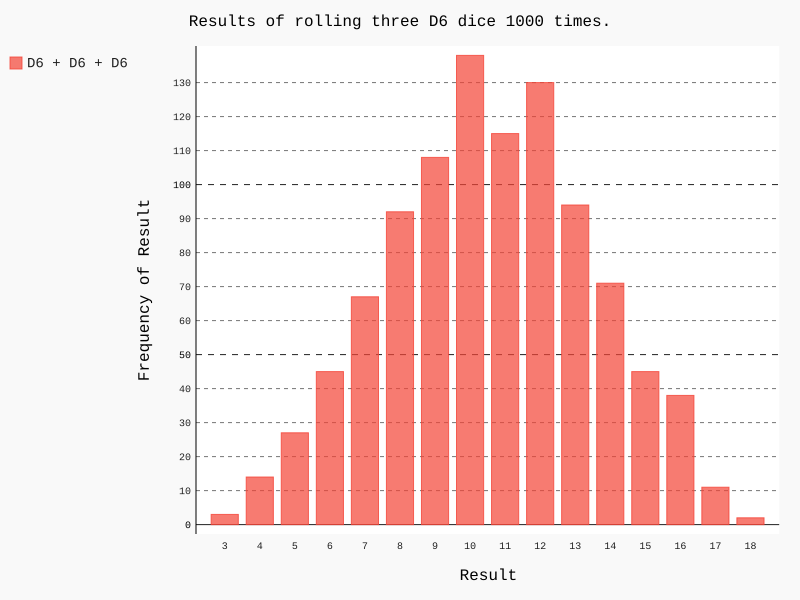

The script that drew this image:
"""15-8. Три кубика: при броске 3 кубиков D6 наименьший возможный результат равен 3,
а наибольший — 18. Создайте визуализацию, которая показывает, что происходит при бро-
ске трех кубиков D6."""
import pygal
from die import Die

# Создание двух кубиков D8.
die_1 = Die()
die_2 = Die()
die_3 = Die()

# Моделирование серии бросков с сохранением результатов в списке.
results = []
for roll_num in range(1000):
    result = die_1.roll() + die_2.roll() + die_3.roll()
    results.append(result)

# Анализ результатов.
frequencies = []
max_result = die_1.num_sides + die_2.num_sides + die_3.num_sides
for value in range(3, max_result + 1):
    frequency = results.count(value)
    frequencies.append(frequency)

# Визуализация результатов.
hist = pygal.Bar()
hist.title = "Results of rolling three D6 dice 1000 times."
hist.x_labels = [str(i) for i in range(3, 19)]
hist.x_title = "Result"
hist.y_title = "Frequency of Result"
hist.add('D6 + D6 + D6', frequencies)
hist.render_to_file('three_visual.svg')
